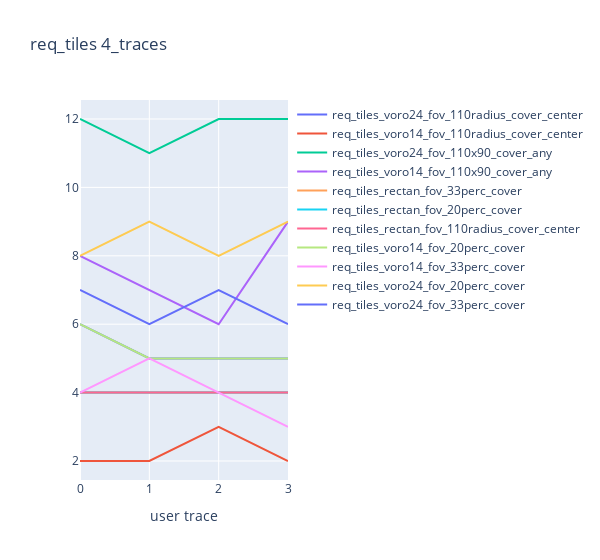
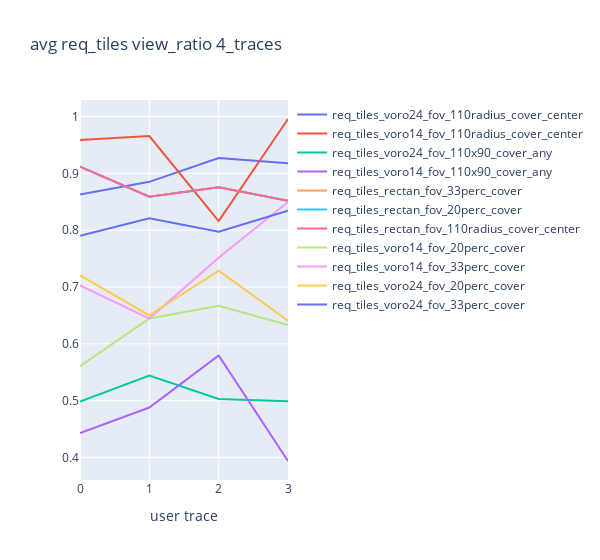
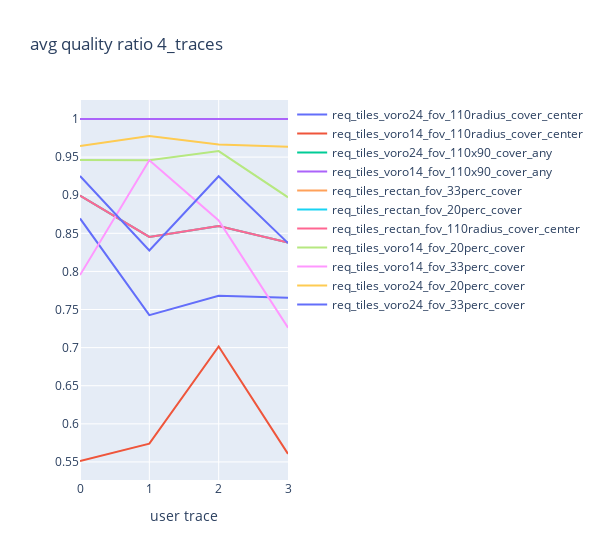
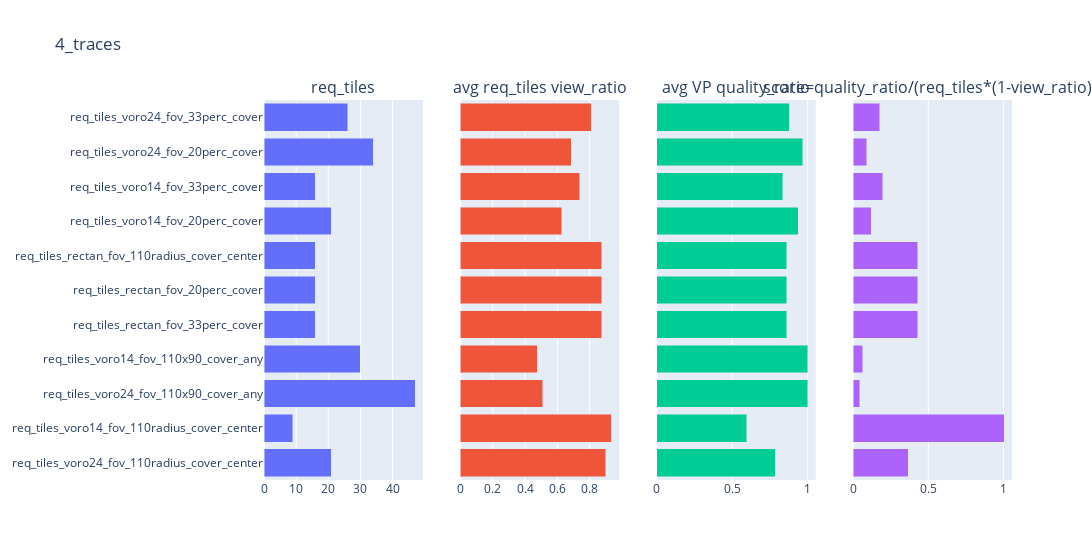

Notebook cell for these charts, in order:
### Code cell
# -- req performace
from vr_users import *
some_users = VRTraces(VRUsers().get_traces_random_one_user(4), verbose=True)
# req_plot_per_func(get_traces_one_video_one_user()[::25], [
# req_plot_per_func(get_traces_one_video_one_user()[24:25:], [
some_users.plot_per_req_func([
    req_tiles_voro24_fov_110radius_cover_center,
    req_tiles_voro14_fov_110radius_cover_center,
    req_tiles_voro24_fov_110x90_cover_any,
    req_tiles_voro14_fov_110x90_cover_any,
    req_tiles_rectan_fov_33perc_cover,
    req_tiles_rectan_fov_20perc_cover,
    req_tiles_rectan_fov_110radius_cover_center,
    req_tiles_voro14_fov_20perc_cover,
    req_tiles_voro14_fov_33perc_cover,
    req_tiles_voro24_fov_20perc_cover,
    req_tiles_voro24_fov_33perc_cover,
], plot_lines=True)

### Figure 1 — Plotly figure (JSON) as saved in the notebook; plotly's stock layout.template omitted (floating-point values rounded to 4 significant figures)
{"data": [{"mode": "lines", "name": "req_tiles_voro24_fov_110radius_cover_center", "type": "scatter", "y": [6, 5, 5, 5]}, {"mode": "lines", "name": "req_tiles_voro14_fov_110radius_cover_center", "type": "scatter", "y": [2, 2, 3, 2]}, {"mode": "lines", "name": "req_tiles_voro24_fov_110x90_cover_any", "type": "scatter", "y": [12, 11, 12, 12]}, {"mode": "lines", "name": "req_tiles_voro14_fov_110x90_cover_any", "type": "scatter", "y": [8, 7, 6, 9]}, {"mode": "lines", "name": "req_tiles_rectan_fov_33perc_cover", "type": "scatter", "y": [4, 4, 4, 4]}, {"mode": "lines", "name": "req_tiles_rectan_fov_20perc_cover", "type": "scatter", "y": [4, 4, 4, 4]}, {"mode": "lines", "name": "req_tiles_rectan_fov_110radius_cover_center", "type": "scatter", "y": [4, 4, 4, 4]}, {"mode": "lines", "name": "req_tiles_voro14_fov_20perc_cover", "type": "scatter", "y": [6, 5, 5, 5]}, {"mode": "lines", "name": "req_tiles_voro14_fov_33perc_cover", "type": "scatter", "y": [4, 5, 4, 3]}, {"mode": "lines", "name": "req_tiles_voro24_fov_20perc_cover", "type": "scatter", "y": [8, 9, 8, 9]}, {"mode": "lines", "name": "req_tiles_voro24_fov_33perc_cover", "type": "scatter", "y": [7, 6, 7, 6]}], "layout": {"title": {"text": "req_tiles 4_traces"}, "width": 600, "xaxis": {"title": {"text": "user trace"}}}}

### Figure 2 — Plotly figure (JSON) as saved in the notebook; plotly's stock layout.template omitted (floating-point values rounded to 4 significant figures)
{"data": [{"mode": "lines", "name": "req_tiles_voro24_fov_110radius_cover_center", "type": "scatter", "y": [0.8627, 0.885, 0.927, 0.9176]}, {"mode": "lines", "name": "req_tiles_voro14_fov_110radius_cover_center", "type": "scatter", "y": [0.9586, 0.9657, 0.8158, 0.9956]}, {"mode": "lines", "name": "req_tiles_voro24_fov_110x90_cover_any", "type": "scatter", "y": [0.4985, 0.5439, 0.5027, 0.499]}, {"mode": "lines", "name": "req_tiles_voro14_fov_110x90_cover_any", "type": "scatter", "y": [0.443, 0.4878, 0.5796, 0.3937]}, {"mode": "lines", "name": "req_tiles_rectan_fov_33perc_cover", "type": "scatter", "y": [0.9116, 0.859, 0.8756, 0.8517]}, {"mode": "lines", "name": "req_tiles_rectan_fov_20perc_cover", "type": "scatter", "y": [0.9116, 0.859, 0.8756, 0.8517]}, {"mode": "lines", "name": "req_tiles_rectan_fov_110radius_cover_center", "type": "scatter", "y": [0.9116, 0.859, 0.8756, 0.8517]}, {"mode": "lines", "name": "req_tiles_voro14_fov_20perc_cover", "type": "scatter", "y": [0.5606, 0.6444, 0.6671, 0.6332]}, {"mode": "lines", "name": "req_tiles_voro14_fov_33perc_cover", "type": "scatter", "y": [0.7026, 0.6444, 0.7514, 0.8495]}, {"mode": "lines", "name": "req_tiles_voro24_fov_20perc_cover", "type": "scatter", "y": [0.7204, 0.65, 0.7287, 0.6405]}, {"mode": "lines", "name": "req_tiles_voro24_fov_33perc_cover", "type": "scatter", "y": [0.79, 0.8211, 0.7972, 0.8343]}], "layout": {"title": {"text": "avg req_tiles view_ratio 4_traces"}, "width": 600, "xaxis": {"title": {"text": "user trace"}}}}

### Figure 3 — Plotly figure (JSON) as saved in the notebook; plotly's stock layout.template omitted (floating-point values rounded to 4 significant figures)
{"data": [{"mode": "lines", "name": "req_tiles_voro24_fov_110radius_cover_center", "type": "scatter", "y": [0.8695, 0.7426, 0.7681, 0.7655]}, {"mode": "lines", "name": "req_tiles_voro14_fov_110radius_cover_center", "type": "scatter", "y": [0.5512, 0.574, 0.7015, 0.5606]}, {"mode": "lines", "name": "req_tiles_voro24_fov_110x90_cover_any", "type": "scatter", "y": [1.0, 1.0, 1.0, 1.0]}, {"mode": "lines", "name": "req_tiles_voro14_fov_110x90_cover_any", "type": "scatter", "y": [1.0, 1, 1.0, 1.0]}, {"mode": "lines", "name": "req_tiles_rectan_fov_33perc_cover", "type": "scatter", "y": [0.8995, 0.8453, 0.8595, 0.8379]}, {"mode": "lines", "name": "req_tiles_rectan_fov_20perc_cover", "type": "scatter", "y": [0.8995, 0.8453, 0.8595, 0.8379]}, {"mode": "lines", "name": "req_tiles_rectan_fov_110radius_cover_center", "type": "scatter", "y": [0.8995, 0.8453, 0.8595, 0.8379]}, {"mode": "lines", "name": "req_tiles_voro14_fov_20perc_cover", "type": "scatter", "y": [0.9463, 0.9458, 0.9578, 0.8972]}, {"mode": "lines", "name": "req_tiles_voro14_fov_33perc_cover", "type": "scatter", "y": [0.7952, 0.9458, 0.867, 0.7262]}, {"mode": "lines", "name": "req_tiles_voro24_fov_20perc_cover", "type": "scatter", "y": [0.9645, 0.9776, 0.9666, 0.9635]}, {"mode": "lines", "name": "req_tiles_voro24_fov_33perc_cover", "type": "scatter", "y": [0.9252, 0.8275, 0.9248, 0.8372]}], "layout": {"title": {"text": "avg quality ratio 4_traces"}, "width": 600, "xaxis": {"title": {"text": "user trace"}}}}

### Figure 4 — Plotly figure (JSON) as saved in the notebook; plotly's stock layout.template omitted (floating-point values rounded to 4 significant figures)
{"data": [{"orientation": "h", "type": "bar", "x": [21, 9, 47, 30, 16, 16, 16, 21, 16, 34, 26], "xaxis": "x", "y": ["req_tiles_voro24_fov_110radius_cover_center", "req_tiles_voro14_fov_110radius_cover_center", "req_tiles_voro24_fov_110x90_cover_any", "req_tiles_voro14_fov_110x90_cover_any", "req_tiles_rectan_fov_33perc_cover", "req_tiles_rectan_fov_20perc_cover", "req_tiles_rectan_fov_110radius_cover_center", "req_tiles_voro14_fov_20perc_cover", "req_tiles_voro14_fov_33perc_cover", "req_tiles_voro24_fov_20perc_cover", "req_tiles_voro24_fov_33perc_cover"], "yaxis": "y"}, {"orientation": "h", "type": "bar", "x": [0.8981, 0.9339, 0.511, 0.476, 0.8745, 0.8745, 0.8745, 0.6263, 0.737, 0.6849, 0.8106], "xaxis": "x2", "y": ["req_tiles_voro24_fov_110radius_cover_center", "req_tiles_voro14_fov_110radius_cover_center", "req_tiles_voro24_fov_110x90_cover_any", "req_tiles_voro14_fov_110x90_cover_any", "req_tiles_rectan_fov_33perc_cover", "req_tiles_rectan_fov_20perc_cover", "req_tiles_rectan_fov_110radius_cover_center", "req_tiles_voro14_fov_20perc_cover", "req_tiles_voro14_fov_33perc_cover", "req_tiles_voro24_fov_20perc_cover", "req_tiles_voro24_fov_33perc_cover"], "yaxis": "y2"}, {"orientation": "h", "type": "bar", "x": [0.7864, 0.5968, 1.0, 1.0, 0.8606, 0.8606, 0.8606, 0.9368, 0.8335, 0.9681, 0.8787], "xaxis": "x3", "y": ["req_tiles_voro24_fov_110radius_cover_center", "req_tiles_voro14_fov_110radius_cover_center", "req_tiles_voro24_fov_110x90_cover_any", "req_tiles_voro14_fov_110x90_cover_any", "req_tiles_rectan_fov_33perc_cover", "req_tiles_rectan_fov_20perc_cover", "req_tiles_rectan_fov_110radius_cover_center", "req_tiles_voro14_fov_20perc_cover", "req_tiles_voro14_fov_33perc_cover", "req_tiles_voro24_fov_20perc_cover", "req_tiles_voro24_fov_33perc_cover"], "yaxis": "y3"}, {"orientation": "h", "type": "bar", "x": [0.3675, 1.004, 0.04351, 0.06362, 0.4286, 0.4286, 0.4286, 0.1194, 0.1981, 0.09036, 0.1785], "xaxis": "x4", "y": ["req_tiles_voro24_fov_110radius_cover_center", "req_tiles_voro14_fov_110radius_cover_center", "req_tiles_voro24_fov_110x90_cover_any", "req_tiles_voro14_fov_110x90_cover_any", "req_tiles_rectan_fov_33perc_cover", "req_tiles_rectan_fov_20perc_cover", "req_tiles_rectan_fov_110radius_cover_center", "req_tiles_voro14_fov_20perc_cover", "req_tiles_voro14_fov_33perc_cover", "req_tiles_voro24_fov_20perc_cover", "req_tiles_voro24_fov_33perc_cover"], "yaxis": "y4"}], "layout": {"annotations": [{"font": {"size": 16}, "showarrow": false, "text": "req_tiles", "x": 0.1062, "xanchor": "center", "xref": "paper", "y": 1, "yanchor": "bottom", "yref": "paper"}, {"font": {"size": 16}, "showarrow": false, "text": "avg req_tiles view_ratio", "x": 0.3688, "xanchor": "center", "xref": "paper", "y": 1, "yanchor": "bottom", "yref": "paper"}, {"font": {"size": 16}, "showarrow": false, "text": "avg VP quality_ratio", "x": 0.6313, "xanchor": "center", "xref": "paper", "y": 1, "yanchor": "bottom", "yref": "paper"}, {"font": {"size": 16}, "showarrow": false, "text": "score=quality_ratio/(req_tiles*(1-view_ratio)))", "x": 0.8938, "xanchor": "center", "xref": "paper", "y": 1, "yanchor": "bottom", "yref": "paper"}], "barmode": "stack", "showlegend": false, "title": {"text": "4_traces"}, "width": 1500, "xaxis": {"anchor": "y", "domain": [0, 0.2125]}, "xaxis2": {"anchor": "y2", "domain": [0.2625, 0.475]}, "xaxis3": {"anchor": "y3", "domain": [0.525, 0.7375]}, "xaxis4": {"anchor": "y4", "domain": [0.7875, 1]}, "yaxis": {"anchor": "x", "domain": [0, 1]}, "yaxis2": {"anchor": "x2", "domain": [0, 1], "matches": "y", "showticklabels": false}, "yaxis3": {"anchor": "x3", "domain": [0, 1], "matches": "y", "showticklabels": false}, "yaxis4": {"anchor": "x4", "domain": [0, 1], "matches": "y", "showticklabels": false}}}
